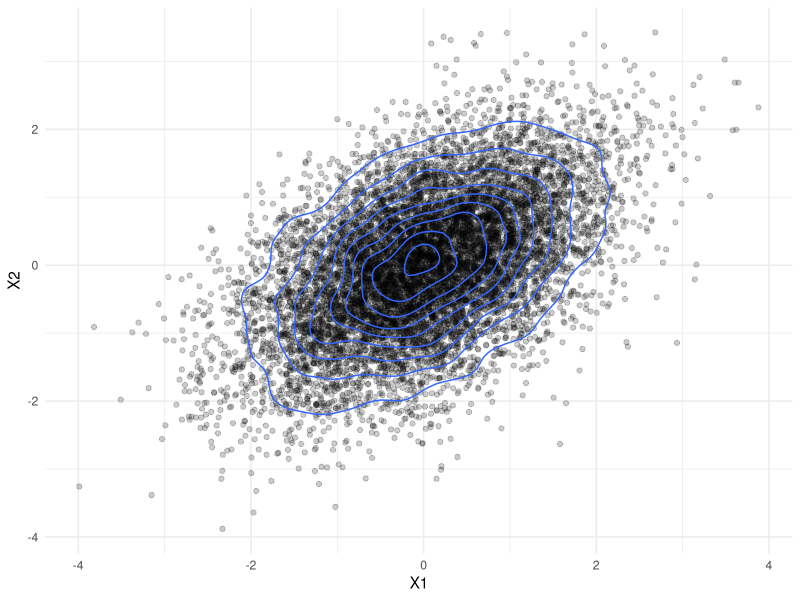
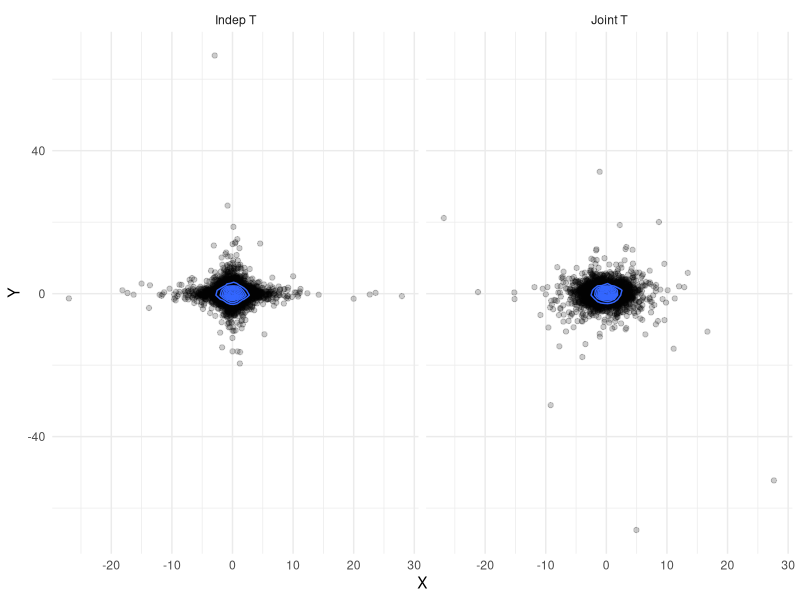

Here is the R script that generated these plots, in order:
## ---- chunk 1
knitr::opts_chunk$set(echo = TRUE)
## ---- chunk 2
set.seed(7200)
library(mvtnorm)

n <- 10000
p <- 2
Sigma <- matrix(c(1, 0.5, 0.5, 1), ncol = p)
Y <- data.frame(rmvnorm(n, sigma = Sigma))

# Plot the data
library(ggplot2)

ggplot(Y, aes(X1, X2)) + 
  geom_point(alpha = 0.2) +
  geom_density_2d() +
  theme_minimal()
## ---- chunk 3
n <- 100
p <- 2 
nu <- 3
Lambda_sqrt <- expm::sqrtm(Sigma)

data <- replicate(n, {
  X <- rchisq(1, df = nu)
  W <- nu/X
  Z <- rnorm(p)
  Y <- sqrt(W) * Lambda_sqrt %*% Z
  
  return(drop(Y))
})
## ---- chunk 4
W <- nu/rchisq(n, df = nu)
Z <- matrix(rnorm(n*p), ncol = p)
Y <- sqrt(W) * Z %*% Lambda_sqrt
## ---- chunk 5
Y <- rmvt(n, df = nu, sigma = Sigma)
## ---- chunk 6
library(tidyverse)
B <- 10000
nu <- 3

# Generate uncorrelated t distribution
mult_t <- rmvt(B, df = nu)
# Generate independent t distribution
indep_t <- matrix(rt(2*B, df = nu), ncol = 2)

# Create a tibble for plotting
colnames(mult_t) <- colnames(indep_t) <- c("X", "Y")

mult_t <- mult_t %>% 
  as_tibble() %>% 
  mutate(Type = "Joint T")

indep_t <- indep_t %>% 
  as_tibble() %>% 
  mutate(Type = "Indep T")

data_plot <- bind_rows(
  mult_t,
  indep_t
)

# Plot the results
data_plot %>% 
  ggplot(aes(X, Y)) + 
  geom_point(alpha = 0.2) +
  theme_minimal() +
  facet_grid(. ~ Type) +
  geom_density2d()
